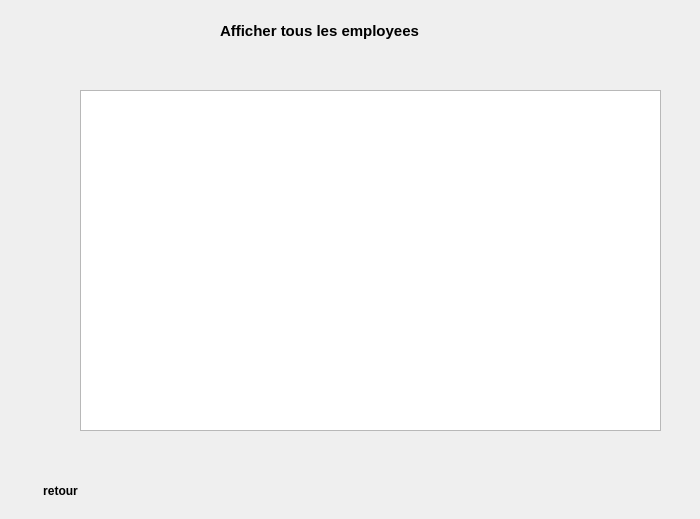
<?xml version="1.0" encoding="UTF-8"?>
<ui version="4.0">
 <class>consulter_liste_employee</class>
 <widget class="QDialog" name="consulter_liste_employee">
  <property name="geometry">
   <rect>
    <x>0</x>
    <y>0</y>
    <width>700</width>
    <height>519</height>
   </rect>
  </property>
  <property name="windowTitle">
   <string>Dialog</string>
  </property>
  <widget class="QLabel" name="label">
   <property name="geometry">
    <rect>
     <x>-20</x>
     <y>-10</y>
     <width>731</width>
     <height>531</height>
    </rect>
   </property>
   <property name="text">
    <string/>
   </property>
   <property name="pixmap">
    <pixmap resource="Images.qrc">:/Arriere/images/1533403_10202857927517655_1886638703_n.jpg</pixmap>
   </property>
  </widget>
  <widget class="QTableView" name="tableView">
   <property name="geometry">
    <rect>
     <x>80</x>
     <y>90</y>
     <width>581</width>
     <height>341</height>
    </rect>
   </property>
  </widget>
  <widget class="QLabel" name="label_2">
   <property name="geometry">
    <rect>
     <x>220</x>
     <y>20</y>
     <width>221</width>
     <height>21</height>
    </rect>
   </property>
   <property name="font">
    <font>
     <pointsize>11</pointsize>
     <weight>75</weight>
     <bold>true</bold>
    </font>
   </property>
   <property name="text">
    <string>Afficher tous les employees</string>
   </property>
  </widget>
  <widget class="QPushButton" name="quitter">
   <property name="geometry">
    <rect>
     <x>20</x>
     <y>480</y>
     <width>81</width>
     <height>21</height>
    </rect>
   </property>
   <property name="font">
    <font>
     <weight>75</weight>
     <bold>true</bold>
    </font>
   </property>
   <property name="text">
    <string>retour</string>
   </property>
   <property name="icon">
    <iconset resource="Images.qrc">
     <normaloff>:/icon/Icon/28.png</normaloff>:/icon/Icon/28.png</iconset>
   </property>
   <property name="iconSize">
    <size>
     <width>25</width>
     <height>25</height>
    </size>
   </property>
   <property name="flat">
    <bool>true</bool>
   </property>
  </widget>
 </widget>
 <resources>
  <include location="Images.qrc"/>
 </resources>
 <connections/>
</ui>
